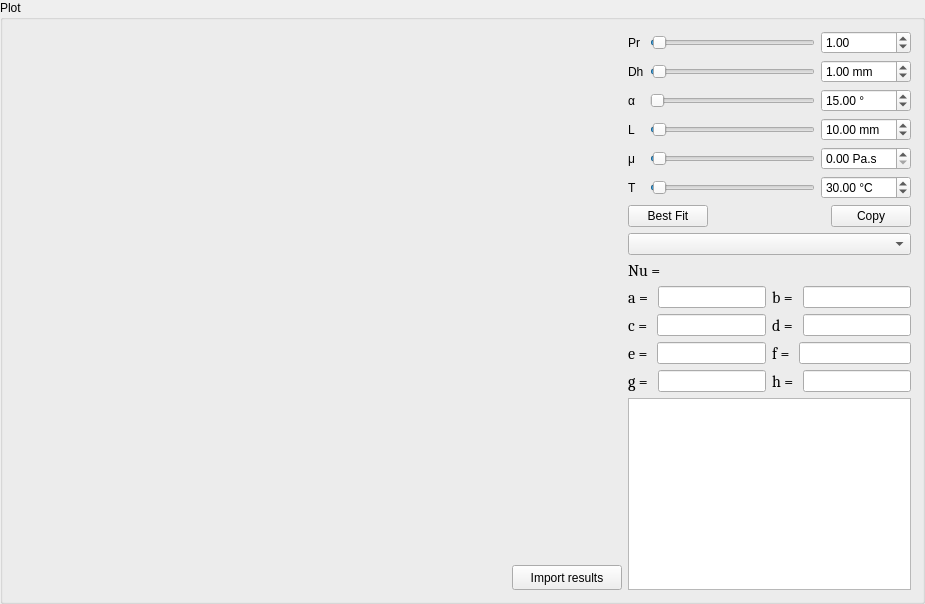
         <widget class="QGroupBox" name="groupBox_4">
          <property name="minimumSize">
           <size>
            <width>451</width>
            <height>271</height>
           </size>
          </property>
          <property name="title">
           <string>Plot</string>
          </property>
          <layout class="QGridLayout" name="gridLayout_13">
           <item row="0" column="0" rowspan="3">
            <layout class="QVBoxLayout" name="verticalLayout_3">
             <item>
              <widget class="QCustomPlot" name="customPlot" native="true">
               <property name="minimumSize">
                <size>
                 <width>370</width>
                 <height>370</height>
                </size>
               </property>
              </widget>
             </item>
             <item>
              <layout class="QHBoxLayout" name="horizontalLayout_24">
               <item>
                <spacer name="horizontalSpacer_9">
                 <property name="orientation">
                  <enum>Qt::Horizontal</enum>
                 </property>
                 <property name="sizeHint" stdset="0">
                  <size>
                   <width>498</width>
                   <height>25</height>
                  </size>
                 </property>
                </spacer>
               </item>
               <item>
                <widget class="QPushButton" name="importCorResultsButton">
                 <property name="minimumSize">
                  <size>
                   <width>110</width>
                   <height>0</height>
                  </size>
                 </property>
                 <property name="maximumSize">
                  <size>
                   <width>120</width>
                   <height>25</height>
                  </size>
                 </property>
                 <property name="text">
                  <string>Import results</string>
                 </property>
                </widget>
               </item>
              </layout>
             </item>
            </layout>
           </item>
           <item row="0" column="1">
            <layout class="QGridLayout" name="gridLayout_12">
             <item row="0" column="0">
              <widget class="QLabel" name="label">
               <property name="text">
                <string>Pr</string>
               </property>
              </widget>
             </item>
             <item row="0" column="1">
              <widget class="QSlider" name="prSlider">
               <property name="minimumSize">
                <size>
                 <width>100</width>
                 <height>0</height>
                </size>
               </property>
               <property name="maximum">
                <number>100</number>
               </property>
               <property name="singleStep">
                <number>2</number>
               </property>
               <property name="value">
                <number>1</number>
               </property>
               <property name="orientation">
                <enum>Qt::Horizontal</enum>
               </property>
               <property name="tickInterval">
                <number>2</number>
               </property>
              </widget>
             </item>
             <item row="0" column="2">
              <widget class="QDoubleSpinBox" name="prDoubleSpinBox">
               <property name="maximumSize">
                <size>
                 <width>90</width>
                 <height>16777215</height>
                </size>
               </property>
               <property name="value">
                <double>1.000000000000000</double>
               </property>
              </widget>
             </item>
             <item row="1" column="0">
              <widget class="QLabel" name="label_3">
               <property name="text">
                <string>Dh</string>
               </property>
              </widget>
             </item>
             <item row="1" column="1">
              <widget class="QSlider" name="dSlider">
               <property name="maximum">
                <number>100</number>
               </property>
               <property name="singleStep">
                <number>2</number>
               </property>
               <property name="value">
                <number>1</number>
               </property>
               <property name="orientation">
                <enum>Qt::Horizontal</enum>
               </property>
               <property name="tickInterval">
                <number>2</number>
               </property>
              </widget>
             </item>
             <item row="1" column="2">
              <widget class="QDoubleSpinBox" name="dDoubleSpinBox">
               <property name="maximumSize">
                <size>
                 <width>90</width>
                 <height>16777215</height>
                </size>
               </property>
               <property name="suffix">
                <string> mm</string>
               </property>
               <property name="value">
                <double>1.000000000000000</double>
               </property>
              </widget>
             </item>
             <item row="2" column="0">
              <widget class="QLabel" name="label_4">
               <property name="text">
                <string>α</string>
               </property>
              </widget>
             </item>
             <item row="2" column="1">
              <widget class="QSlider" name="aSlider">
               <property name="maximum">
                <number>360</number>
               </property>
               <property name="singleStep">
                <number>2</number>
               </property>
               <property name="value">
                <number>1</number>
               </property>
               <property name="orientation">
                <enum>Qt::Horizontal</enum>
               </property>
               <property name="tickInterval">
                <number>2</number>
               </property>
              </widget>
             </item>
             <item row="2" column="2">
              <widget class="QDoubleSpinBox" name="aDoubleSpinBox">
               <property name="maximumSize">
                <size>
                 <width>90</width>
                 <height>16777215</height>
                </size>
               </property>
               <property name="suffix">
                <string> °</string>
               </property>
               <property name="maximum">
                <double>360.000000000000000</double>
               </property>
               <property name="value">
                <double>15.000000000000000</double>
               </property>
              </widget>
             </item>
             <item row="3" column="0">
              <widget class="QLabel" name="label_5">
               <property name="text">
                <string>L</string>
               </property>
              </widget>
             </item>
             <item row="3" column="1">
              <widget class="QSlider" name="lSlider">
               <property name="maximum">
                <number>100</number>
               </property>
               <property name="singleStep">
                <number>2</number>
               </property>
               <property name="value">
                <number>1</number>
               </property>
               <property name="orientation">
                <enum>Qt::Horizontal</enum>
               </property>
               <property name="tickInterval">
                <number>2</number>
               </property>
              </widget>
             </item>
             <item row="3" column="2">
              <widget class="QDoubleSpinBox" name="lDoubleSpinBox">
               <property name="maximumSize">
                <size>
                 <width>90</width>
                 <height>16777215</height>
                </size>
               </property>
               <property name="suffix">
                <string> mm</string>
               </property>
               <property name="maximum">
                <double>100000.000000000000000</double>
               </property>
               <property name="value">
                <double>10.000000000000000</double>
               </property>
              </widget>
             </item>
             <item row="4" column="0">
              <widget class="QLabel" name="label_6">
               <property name="text">
                <string>μ</string>
               </property>
              </widget>
             </item>
             <item row="4" column="1">
              <widget class="QSlider" name="muSlider">
               <property name="maximum">
                <number>100</number>
               </property>
               <property name="singleStep">
                <number>2</number>
               </property>
               <property name="value">
                <number>1</number>
               </property>
               <property name="orientation">
                <enum>Qt::Horizontal</enum>
               </property>
               <property name="tickInterval">
                <number>2</number>
               </property>
              </widget>
             </item>
             <item row="4" column="2">
              <widget class="QDoubleSpinBox" name="muDoubleSpinBox">
               <property name="maximumSize">
                <size>
                 <width>90</width>
                 <height>16777215</height>
                </size>
               </property>
               <property name="suffix">
                <string> Pa.s</string>
               </property>
               <property name="maximum">
                <double>10000.000000000000000</double>
               </property>
              </widget>
             </item>
             <item row="5" column="0">
              <widget class="QLabel" name="label_11">
               <property name="text">
                <string>T</string>
               </property>
              </widget>
             </item>
             <item row="5" column="1">
              <widget class="QSlider" name="tSlider">
               <property name="maximum">
                <number>100</number>
               </property>
               <property name="singleStep">
                <number>2</number>
               </property>
               <property name="value">
                <number>1</number>
               </property>
               <property name="orientation">
                <enum>Qt::Horizontal</enum>
               </property>
               <property name="tickInterval">
                <number>2</number>
               </property>
              </widget>
             </item>
             <item row="5" column="2">
              <widget class="QDoubleSpinBox" name="tDoubleSpinBox">
               <property name="maximumSize">
                <size>
                 <width>90</width>
                 <height>16777215</height>
                </size>
               </property>
               <property name="suffix">
                <string> °C</string>
               </property>
               <property name="maximum">
                <double>10000.000000000000000</double>
               </property>
               <property name="value">
                <double>30.000000000000000</double>
               </property>
              </widget>
             </item>
            </layout>
           </item>
           <item row="1" column="1">
            <layout class="QHBoxLayout" name="horizontalLayout_26">
             <item>
              <widget class="QPushButton" name="bestFitButton">
               <property name="text">
                <string>Best Fit</string>
               </property>
              </widget>
             </item>
             <item>
              <spacer name="horizontalSpacer_11">
               <property name="orientation">
                <enum>Qt::Horizontal</enum>
               </property>
               <property name="sizeHint" stdset="0">
                <size>
                 <width>40</width>
                 <height>20</height>
                </size>
               </property>
              </spacer>
             </item>
             <item>
              <widget class="QPushButton" name="pushButton_2">
               <property name="text">
                <string>Copy</string>
               </property>
              </widget>
             </item>
            </layout>
           </item>
           <item row="2" column="1">
            <layout class="QVBoxLayout" name="verticalLayout_4">
             <item>
              <widget class="QComboBox" name="nuFormBox"/>
             </item>
             <item>
              <widget class="QLabel" name="fitResultLabel">
               <property name="font">
                <font>
                 <family>Cambria</family>
                 <pointsize>12</pointsize>
                </font>
               </property>
               <property name="text">
                <string>Nu = </string>
               </property>
              </widget>
             </item>
             <item>
              <layout class="QGridLayout" name="gridLayout_4">
               <item row="0" column="0">
                <layout class="QFormLayout" name="formLayout">
                 <item row="0" column="0">
                  <widget class="QLabel" name="aLabel">
                   <property name="font">
                    <font>
                     <family>Cambria</family>
                     <pointsize>12</pointsize>
                    </font>
                   </property>
                   <property name="text">
                    <string>a = </string>
                   </property>
                  </widget>
                 </item>
                 <item row="0" column="1">
                  <widget class="QLineEdit" name="aParam">
                   <property name="readOnly">
                    <bool>true</bool>
                   </property>
                  </widget>
                 </item>
                </layout>
               </item>
               <item row="0" column="1">
                <layout class="QFormLayout" name="formLayout_2">
                 <item row="0" column="0">
                  <widget class="QLabel" name="bLabel">
                   <property name="font">
                    <font>
                     <family>Cambria</family>
                     <pointsize>12</pointsize>
                    </font>
                   </property>
                   <property name="text">
                    <string>b = </string>
                   </property>
                  </widget>
                 </item>
                 <item row="0" column="1">
                  <widget class="QLineEdit" name="bParam">
                   <property name="readOnly">
                    <bool>true</bool>
                   </property>
                  </widget>
                 </item>
                </layout>
               </item>
               <item row="1" column="0">
                <layout class="QFormLayout" name="formLayout_3">
                 <item row="0" column="0">
                  <widget class="QLabel" name="cLabel">
                   <property name="font">
                    <font>
                     <family>Cambria</family>
                     <pointsize>12</pointsize>
                    </font>
                   </property>
                   <property name="text">
                    <string>c = </string>
                   </property>
                  </widget>
                 </item>
                 <item row="0" column="1">
                  <widget class="QLineEdit" name="cParam">
                   <property name="readOnly">
                    <bool>true</bool>
                   </property>
                  </widget>
                 </item>
                </layout>
               </item>
               <item row="1" column="1">
                <layout class="QFormLayout" name="formLayout_5">
                 <item row="0" column="0">
                  <widget class="QLabel" name="dLabel">
                   <property name="font">
                    <font>
                     <family>Cambria</family>
                     <pointsize>12</pointsize>
                    </font>
                   </property>
                   <property name="text">
                    <string>d = </string>
                   </property>
                  </widget>
                 </item>
                 <item row="0" column="1">
                  <widget class="QLineEdit" name="dParam">
                   <property name="readOnly">
                    <bool>true</bool>
                   </property>
                  </widget>
                 </item>
                </layout>
               </item>
               <item row="2" column="0">
                <layout class="QFormLayout" name="formLayout_6">
                 <item row="0" column="0">
                  <widget class="QLabel" name="eLabel">
                   <property name="font">
                    <font>
                     <family>Cambria</family>
                     <pointsize>12</pointsize>
                    </font>
                   </property>
                   <property name="text">
                    <string>e = </string>
                   </property>
                  </widget>
                 </item>
                 <item row="0" column="1">
                  <widget class="QLineEdit" name="eParam">
                   <property name="readOnly">
                    <bool>true</bool>
                   </property>
                  </widget>
                 </item>
                </layout>
               </item>
               <item row="2" column="1">
                <layout class="QFormLayout" name="formLayout_7">
                 <item row="0" column="0">
                  <widget class="QLabel" name="fLabel">
                   <property name="font">
                    <font>
                     <family>Cambria</family>
                     <pointsize>12</pointsize>
                    </font>
                   </property>
                   <property name="text">
                    <string>f = </string>
                   </property>
                  </widget>
                 </item>
                 <item row="0" column="1">
                  <widget class="QLineEdit" name="fParam">
                   <property name="readOnly">
                    <bool>true</bool>
                   </property>
                  </widget>
                 </item>
                </layout>
               </item>
               <item row="3" column="0">
                <layout class="QFormLayout" name="formLayout_8">
                 <item row="0" column="0">
                  <widget class="QLabel" name="gLabel">
                   <property name="font">
                    <font>
                     <family>Cambria</family>
                     <pointsize>12</pointsize>
                    </font>
                   </property>
                   <property name="text">
                    <string>g = </string>
                   </property>
                  </widget>
                 </item>
                 <item row="0" column="1">
                  <widget class="QLineEdit" name="gParam">
                   <property name="readOnly">
                    <bool>true</bool>
                   </property>
                  </widget>
                 </item>
                </layout>
               </item>
               <item row="3" column="1">
                <layout class="QFormLayout" name="formLayout_9">
                 <item row="0" column="0">
                  <widget class="QLabel" name="hLabel">
                   <property name="font">
                    <font>
                     <family>Cambria</family>
                     <pointsize>12</pointsize>
                    </font>
                   </property>
                   <property name="text">
                    <string>h = </string>
                   </property>
                  </widget>
                 </item>
                 <item row="0" column="1">
                  <widget class="QLineEdit" name="hParam">
                   <property name="readOnly">
                    <bool>true</bool>
                   </property>
                  </widget>
                 </item>
                </layout>
               </item>
              </layout>
             </item>
             <item>
              <widget class="QTableView" name="bestFitTableView"/>
             </item>
            </layout>
           </item>
          </layout>
         </widget>
